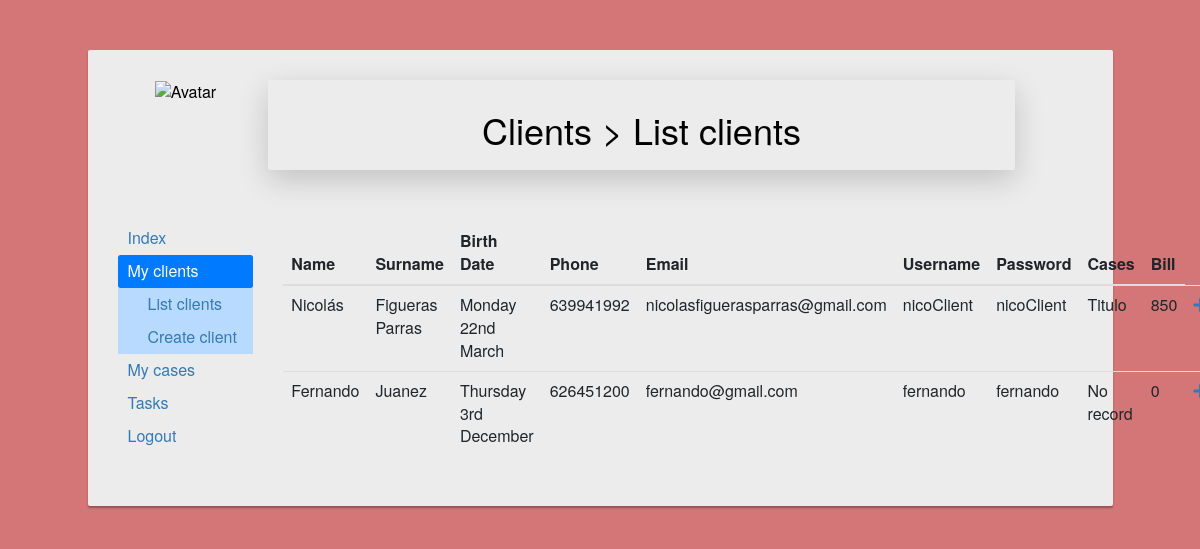
The app's page /personalArea/Lawer/Clients/index.php (signed in) with its own data.
### tables this page shows
CREATE TABLE `clients` (
  `client_ID` bigint(20) UNSIGNED NOT NULL,
  `name` varchar(50) NOT NULL,
  `surname` varchar(70) NOT NULL,
  `birth_date` date NOT NULL,
  `phone` int(11) NOT NULL,
  `email` varchar(70) NOT NULL,
  `username` varchar(15) NOT NULL,
  `password` varchar(25) NOT NULL,
  `bill` float NOT NULL
);

CREATE TABLE `cases` (
  `case_ID` bigint(20) UNSIGNED NOT NULL,
  `title` varchar(200) NOT NULL,
  `description` varchar(1000) NOT NULL,
  `lawer_ID` bigint(20) NOT NULL,
  `client_ID` bigint(20) NOT NULL,
  `type` varchar(50) NOT NULL
);

### personalArea/Lawer/Clients/index.php (the view, shortened to what this page needs)
<!DOCTYPE html>
<html lang="en">
    <head>
        <link rel="stylesheet" href="https://stackpath.bootstrapcdn.com/bootstrap/4.3.1/css/bootstrap.min.css">
        <link rel="stylesheet" href="https://maxcdn.bootstrapcdn.com/bootstrap/3.3.7/css/bootstrap.min.css">
        <link rel="stylesheet" href="https://maxcdn.bootstrapcdn.com/font-awesome/4.7.0/css/font-awesome.min.css">
        <link rel="stylesheet" href="https://use.fontawesome.com/releases/v5.8.1/css/all.css">
    </head>
    <body>
            <?php
                $db = connectDb();
            ?>
        <div class="container-fluid content">
            <div class="row">
                <div class="col-10 offset-1 insideContainer">
                    <div class="row">
                        <div class="col-2 avatar">
                            <img src="../../../img/iconAvatar.png" alt="Avatar">
                        </div>
                        <div class="col-9 shadow-lg p-3 mb-5 bg-#70c5c0 rounded">
                            <h1 class="h1" style="text-align: center">Clients > List clients</h1>
                        </div>
                    </div>
                    <br>
                    <div class="row">
                        <div class="col-2">
                                <div class="nav flex-column nav-pills" id="v-pills-tab" role="tablist" aria-orientation="vertical">
                                    <a class='nav-link' href='../../Lawer/'>Index</a>
                                    <a class='nav-link active' href='../Clients/'>My clients</a>
                                    <div class="table-primary" style="padding-left: 20px;">
                                        <table>
                                            <tr>
                                                <td>
                                                    <a class='nav-link' href='index.php'>List clients</a>
                                                </td>
                                            </tr>
                                            <tr>
                                                <td>
                                                    <a class='nav-link' href='create.php'>Create client</a>
                                                </td>
                                            </tr>
                                        </table>
                                    </div>
                                    <a class='nav-link' href="../Cases/">My cases</a>
                                    <a class="nav-link" href="../Tasks/">Tasks</a>
                                    <a class="nav-link" href="../../../login/logout.php">Logout</a>
                                </div>
                        </div>
                            <div class="col-9">
                                <?php
                                    $listQuery = mysqli_query($db, "SELECT * FROM clients");
                                    if($row = mysqli_fetch_array($listQuery)){
                                        echo "<table class='table'>";
                                            echo "<thead>";
                                                echo "<tr>";
                                                    echo "<th scope='col'>Name</th>";
                                                    echo "<th scope='col'>Surname</th>";
                                                    echo "<th scope='col'>Birth Date</th>";
                                                    echo "<th scope='col'>Phone</th>";
                                                    echo "<th scope='col'>Email</th>";
                                                    echo "<th scope='col'>Username</th>";
                                                    echo "<th scope='col'>Password</th>";
                                                    echo "<th scope='col'>Cases</th>";
                                                    echo "<th scope='col'>Bill</th>";
                                                echo "</tr>";
                                            echo "</thead>";
                                            do{
                                                echo "<tr>";
                                                    $listID=$row['client_ID'];
                                                    echo "<td>".$row["name"]."</td>";
                                                    echo "<td>".$row["surname"]."</td>";
                                                    $bDateFormatted = date("l jS F ", strtotime($row["birth_date"]));
                                                    echo "<td>".$bDateFormatted."</td>";
                                                    echo "<td>".$row["phone"]."</td>";
                                                    echo "<td>".$row["email"]."</td>";
                                                    echo "<td>".$row["username"]."</td>";
                                                    echo "<td>".$row["password"]."</td>";
                                                    $cases = mysqli_query($db, "SELECT * FROM cases WHERE client_ID = '$row[client_ID]'");
                                                    if($row_cases = mysqli_fetch_array($cases)){
                                                        echo "<td>";
                                                            do{
                                                                echo $row_cases['title'];
                                                            }while($row_cases = mysqli_fetch_array($cases));
                                                        echo "</td>";
                                                    }else{
                                                        echo "<td>No record</td>";
                                                    }
                                                    echo "<td>".$row["bill"]."</td>";
                                                    echo "<td style='text-align: center'><a href='addCase.php?client=$listID'><i class='fa fa-plus' aria-hidden='true'></i></a></td>";
                                                echo "</tr>";
                                            }while($row = mysqli_fetch_array($listQuery));
                                    }else{
                                        echo "There is no record";
                                    }
                                ?>
                            </div>
                    </div>
                </div>
            </div>
        </div>
    </body>
</html>

### personalArea/Lawer/Clients/index.php (style rules this page uses)
html, body { overflow-x: hidden; }
body { color: #fff; background: #d47677; }
.content { margin: 0 auto; padding: 50px 0px 300px; }
.insideContainer { color:black; border-radius: 2px; margin-bottom: 15px; font-size: 16px; background: #ececec; box-shadow: 0px 2px 2px rgba(0, 0, 0, 0.3); padding: 30px; position: relative; width:80vw; }
.avatar { text-align: center; }
.avatar img { width: 95px; height: 95px; }

### records on screen
clients: name "Nicolás", surname "Figueras Parras", birth_date "Monday 22nd March", phone "639941992", email "nicolasfiguerasparras@gmail.com", username "nicoClient", password "nicoClient", bill "850"
cases: title "Titulo"
clients: name "Fernando", surname "Juanez", birth_date "Thursday 3rd December", phone "626451200", email "fernando@gmail.com", username "fernando", password "fernando", shows "No record", bill "0"
